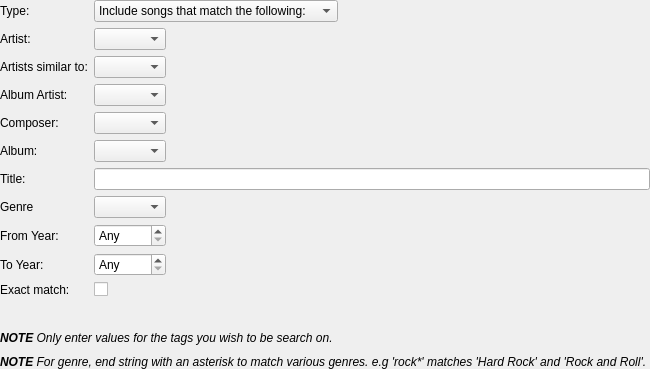
<?xml version="1.0" encoding="UTF-8"?>
<ui version="4.0">
 <class>DynamicRule</class>
 <widget class="QWidget" name="DynamicRule">
  <property name="geometry">
   <rect>
    <x>0</x>
    <y>0</y>
    <width>397</width>
    <height>333</height>
   </rect>
  </property>
  <layout class="QVBoxLayout" name="verticalLayout">
   <property name="margin">
    <number>0</number>
   </property>
   <item>
    <layout class="QFormLayout" name="formLayout">
     <property name="fieldGrowthPolicy">
      <enum>QFormLayout::ExpandingFieldsGrow</enum>
     </property>
     <item row="1" column="0">
      <widget class="BuddyLabel" name="label">
       <property name="text">
        <string>Artist:</string>
       </property>
       <property name="buddy">
        <cstring>artistText</cstring>
       </property>
      </widget>
     </item>
     <item row="1" column="1">
      <widget class="CompletionCombo" name="artistText"/>
     </item>
     <item row="3" column="0">
      <widget class="BuddyLabel" name="label_2">
       <property name="text">
        <string>Album Artist:</string>
       </property>
       <property name="buddy">
        <cstring>albumArtistText</cstring>
       </property>
      </widget>
     </item>
     <item row="3" column="1">
      <widget class="CompletionCombo" name="albumArtistText"/>
     </item>
     <item row="4" column="0">
      <widget class="BuddyLabel" name="composerLabel">
       <property name="text">
        <string>Composer:</string>
       </property>
       <property name="buddy">
        <cstring>composerText</cstring>
       </property>
      </widget>
     </item>
     <item row="4" column="1">
      <widget class="CompletionCombo" name="composerText"/>
     </item>
     <item row="5" column="0">
      <widget class="BuddyLabel" name="label_3">
       <property name="text">
        <string>Album:</string>
       </property>
       <property name="buddy">
        <cstring>albumText</cstring>
       </property>
      </widget>
     </item>
     <item row="5" column="1">
      <widget class="CompletionCombo" name="albumText"/>
     </item>
     <item row="6" column="0">
      <widget class="BuddyLabel" name="label_4">
       <property name="text">
        <string>Title:</string>
       </property>
       <property name="buddy">
        <cstring>titleText</cstring>
       </property>
      </widget>
     </item>
     <item row="6" column="1">
      <widget class="LineEdit" name="titleText"/>
     </item>
     <item row="7" column="0">
      <widget class="BuddyLabel" name="label_5">
       <property name="text">
        <string>Genre</string>
       </property>
       <property name="buddy">
        <cstring>genreText</cstring>
       </property>
      </widget>
     </item>
     <item row="7" column="1">
      <widget class="CompletionCombo" name="genreText"/>
     </item>
     <item row="8" column="0">
      <widget class="BuddyLabel" name="label_6">
       <property name="text">
        <string>From Year:</string>
       </property>
       <property name="buddy">
        <cstring>dateFromSpin</cstring>
       </property>
      </widget>
     </item>
     <item row="8" column="1">
      <widget class="SpinBox" name="dateFromSpin">
       <property name="minimumSize">
        <size>
         <width>72</width>
         <height>0</height>
        </size>
       </property>
       <property name="specialValueText">
        <string>Any</string>
       </property>
      </widget>
     </item>
     <item row="9" column="0">
      <widget class="BuddyLabel" name="label_6x">
       <property name="text">
        <string>To Year:</string>
       </property>
       <property name="buddy">
        <cstring>dateToSpin</cstring>
       </property>
      </widget>
     </item>
     <item row="9" column="1">
      <widget class="SpinBox" name="dateToSpin">
       <property name="minimumSize">
        <size>
         <width>72</width>
         <height>0</height>
        </size>
       </property>
       <property name="specialValueText">
        <string>Any</string>
       </property>
      </widget>
     </item>
     <item row="10" column="0">
      <widget class="BuddyLabel" name="label_5x">
       <property name="text">
        <string>Exact match:</string>
       </property>
       <property name="buddy">
        <cstring>exactCheck</cstring>
       </property>
      </widget>
     </item>
     <item row="10" column="1">
      <widget class="OnOffButton" name="exactCheck"/>
     </item>
     <item row="0" column="0">
      <widget class="BuddyLabel" name="label_9">
       <property name="text">
        <string>Type:</string>
       </property>
       <property name="buddy">
        <cstring>typeCombo</cstring>
       </property>
      </widget>
     </item>
     <item row="0" column="1">
      <widget class="QComboBox" name="typeCombo">
       <item>
        <property name="text">
         <string>Include songs that match the following:</string>
        </property>
       </item>
       <item>
        <property name="text">
         <string>Exclude songs that match the following:</string>
        </property>
       </item>
      </widget>
     </item>
     <item row="2" column="0">
      <widget class="BuddyLabel" name="similarArtistsText_label">
       <property name="text">
        <string>Artists similar to:</string>
       </property>
       <property name="buddy">
        <cstring>similarArtistsText</cstring>
       </property>
      </widget>
     </item>
     <item row="2" column="1">
      <widget class="CompletionCombo" name="similarArtistsText"/>
     </item>
    </layout>
   </item>
   <item>
    <spacer name="verticalSpacer_3xx">
     <property name="orientation">
      <enum>Qt::Vertical</enum>
     </property>
     <property name="sizeType">
      <enum>QSizePolicy::Fixed</enum>
     </property>
     <property name="sizeHint" stdset="0">
      <size>
       <width>20</width>
       <height>4</height>
      </size>
     </property>
    </spacer>
   </item>
   <item>
    <widget class="QLabel" name="errorLabel"/>
  </item>
  <item>
   <spacer name="verticalSpacer_3xz">
    <property name="orientation">
     <enum>Qt::Vertical</enum>
    </property>
    <property name="sizeType">
     <enum>QSizePolicy::Fixed</enum>
    </property>
    <property name="sizeHint" stdset="0">
     <size>
      <width>20</width>
      <height>4</height>
     </size>
    </property>
   </spacer>
  </item>
   <item>
    <widget class="QLabel" name="label_7">
     <property name="text">
      <string>&lt;i&gt;&lt;b&gt;NOTE&lt;/b&gt; Only enter values for the tags you wish to be search on. &lt;/i&gt;</string>
     </property>
     <property name="alignment">
      <set>Qt::AlignLeading|Qt::AlignLeft|Qt::AlignTop</set>
     </property>
    </widget>
  </item>
  <item>
   <spacer name="verticalSpacer_3x">
    <property name="orientation">
     <enum>Qt::Vertical</enum>
    </property>
    <property name="sizeType">
     <enum>QSizePolicy::Fixed</enum>
    </property>
    <property name="sizeHint" stdset="0">
     <size>
      <width>20</width>
      <height>4</height>
     </size>
    </property>
   </spacer>
  </item>
  <item>
    <widget class="QLabel" name="label_7x">
     <property name="text">
      <string>&lt;i&gt;&lt;b&gt;NOTE&lt;/b&gt; For genre, end string with an asterisk to match various genres. e.g 'rock*' matches 'Hard Rock' and 'Rock and Roll'. &lt;/i&gt;</string>
     </property>
     <property name="alignment">
      <set>Qt::AlignLeading|Qt::AlignLeft|Qt::AlignTop</set>
     </property>
    </widget>
   </item>
   <item>
    <spacer name="verticalSpacer_3xy">
     <property name="orientation">
      <enum>Qt::Vertical</enum>
     </property>
     <property name="sizeType">
      <enum>QSizePolicy::MinimumExpanding</enum>
     </property>
     <property name="sizeHint" stdset="0">
      <size>
       <width>20</width>
       <height>0</height>
      </size>
     </property>
    </spacer>
   </item>
  </layout>
 </widget>
 <customwidgets>
  <customwidget>
   <class>OnOffButton</class>
   <extends>QCheckBox</extends>
   <header>onoffbutton.h</header>
  </customwidget>
  <customwidget>
   <class>LineEdit</class>
   <extends>QLineEdit</extends>
   <header>lineedit.h</header>
  </customwidget>
  <customwidget>
   <class>CompletionCombo</class>
   <extends>QComboBox</extends>
   <header>completioncombo.h</header>
  </customwidget>
  <customwidget>
   <class>BuddyLabel</class>
   <extends>QLabel</extends>
   <header>buddylabel.h</header>
  </customwidget>
  <customwidget>
   <class>SpinBox</class>
   <extends>QSpinBox</extends>
   <header>spinbox.h</header>
  </customwidget>
 </customwidgets>
 <tabstops>
  <tabstop>typeCombo</tabstop>
  <tabstop>artistText</tabstop>
  <tabstop>albumArtistText</tabstop>
  <tabstop>composerText</tabstop>
  <tabstop>albumText</tabstop>
  <tabstop>titleText</tabstop>
  <tabstop>genreText</tabstop>
  <tabstop>dateFromSpin</tabstop>
  <tabstop>dateToSpin</tabstop>
  <tabstop>exactCheck</tabstop>
 </tabstops>
 <resources/>
 <connections/>
</ui>
